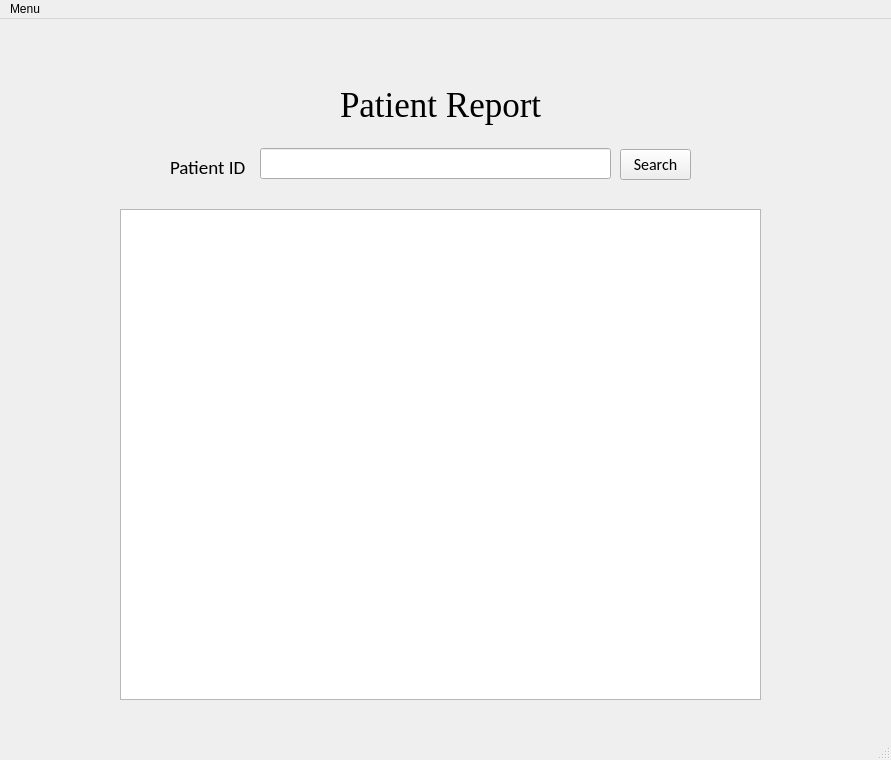
<?xml version="1.0" encoding="UTF-8"?>
<ui version="4.0">
 <class>MainWindow</class>
 <widget class="QMainWindow" name="MainWindow">
  <property name="geometry">
   <rect>
    <x>0</x>
    <y>0</y>
    <width>891</width>
    <height>760</height>
   </rect>
  </property>
  <property name="windowTitle">
   <string>MainWindow</string>
  </property>
  <widget class="QWidget" name="centralwidget">
   <widget class="QLabel" name="label">
    <property name="geometry">
     <rect>
      <x>340</x>
      <y>30</y>
      <width>251</width>
      <height>111</height>
     </rect>
    </property>
    <property name="font">
     <font>
      <family>Times New Roman</family>
      <pointsize>26</pointsize>
     </font>
    </property>
    <property name="text">
     <string>Patient Report</string>
    </property>
   </widget>
   <widget class="QLabel" name="label_2">
    <property name="geometry">
     <rect>
      <x>170</x>
      <y>140</y>
      <width>91</width>
      <height>16</height>
     </rect>
    </property>
    <property name="font">
     <font>
      <family>Calibri</family>
      <pointsize>14</pointsize>
     </font>
    </property>
    <property name="text">
     <string>Patient ID</string>
    </property>
   </widget>
   <widget class="QPushButton" name="searchButton">
    <property name="geometry">
     <rect>
      <x>620</x>
      <y>130</y>
      <width>71</width>
      <height>31</height>
     </rect>
    </property>
    <property name="font">
     <font>
      <family>Calibri</family>
      <pointsize>12</pointsize>
     </font>
    </property>
    <property name="text">
     <string>Search</string>
    </property>
   </widget>
   <widget class="QTableWidget" name="DiagnosticReport">
    <property name="enabled">
     <bool>true</bool>
    </property>
    <property name="geometry">
     <rect>
      <x>120</x>
      <y>190</y>
      <width>641</width>
      <height>491</height>
     </rect>
    </property>
   </widget>
   <widget class="QLineEdit" name="lineEdit">
    <property name="geometry">
     <rect>
      <x>260</x>
      <y>129</y>
      <width>351</width>
      <height>31</height>
     </rect>
    </property>
    <property name="font">
     <font>
      <family>Calibri</family>
      <pointsize>14</pointsize>
     </font>
    </property>
   </widget>
  </widget>
  <widget class="QMenuBar" name="menubar">
   <property name="geometry">
    <rect>
     <x>0</x>
     <y>0</y>
     <width>891</width>
     <height>21</height>
    </rect>
   </property>
   <widget class="QMenu" name="menuMenu">
    <property name="title">
     <string>Menu</string>
    </property>
    <addaction name="actionBack"/>
   </widget>
   <addaction name="menuMenu"/>
  </widget>
  <widget class="QStatusBar" name="statusbar"/>
  <action name="actionBack">
   <property name="icon">
    <iconset>
     <normaloff>fugue-icons-3.5.6/icons/arrow-curve-180-left.png</normaloff>fugue-icons-3.5.6/icons/arrow-curve-180-left.png</iconset>
   </property>
   <property name="text">
    <string>Back</string>
   </property>
  </action>
 </widget>
 <resources/>
 <connections/>
</ui>
